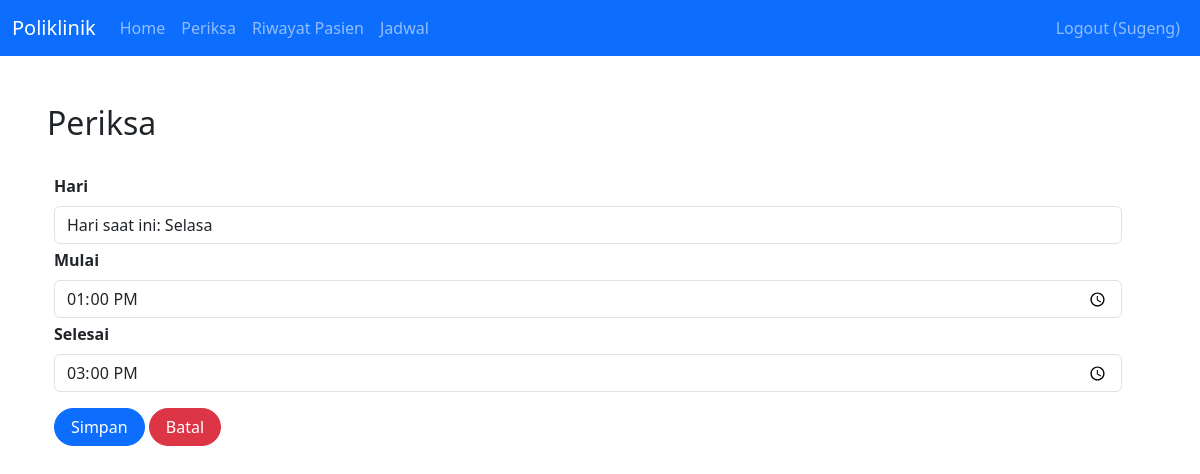
Before: /index.php?page=editJadwal&id=1 (signed in) with the older database file.
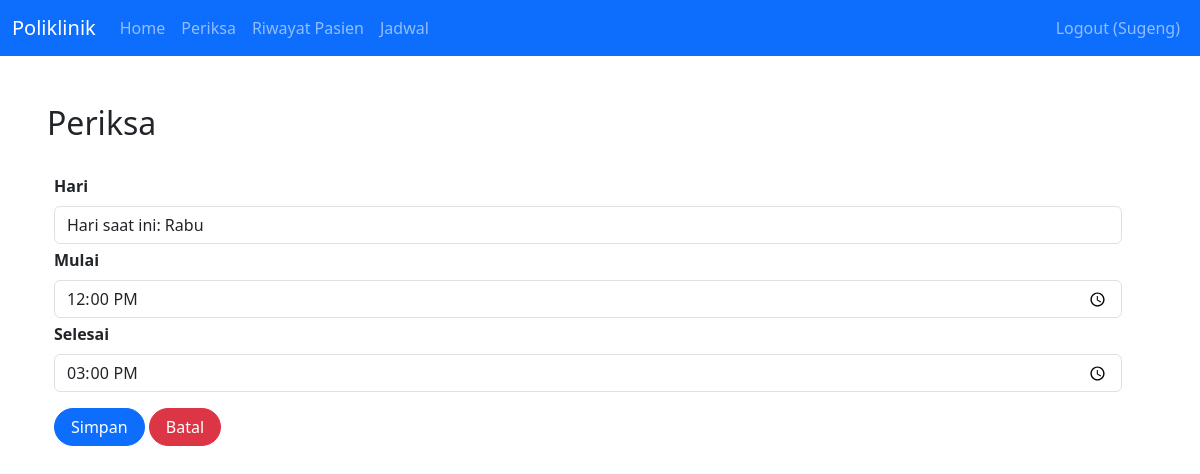
After: the same page with the newer database file.
### tables this page shows
CREATE TABLE `jadwal_periksa` (
  `id` int(11) NOT NULL,
  `id_dokter` int(11) NOT NULL,
  `hari` enum('Senin','Selasa','Rabu','Kamis','Jumat','Sabtu') NOT NULL,
  `jam_mulai` time NOT NULL,
  `jam_selesai` time NOT NULL
);

### editJadwal.php (the view, shortened to what this page needs)
<h2 class="row mt-5" style="margin-left: 5px">Periksa</h2>
<br>
<div class="container">
    <form class="form row" method="POST" action="" name="myForm" onsubmit="return(validate());">
        <?php
        $hari = '';
        $mulai = '';
        $selesai = '';
        if (isset($_GET['id'])) {
            $ambil = mysqli_query($mysqli, "SELECT * FROM jadwal_periksa WHERE id = '" . $_GET['id'] . "'");
            while ($row = mysqli_fetch_array($ambil)) {
                $hari = $row['hari'];
                $mulai = $row['jam_mulai'];
                $selesai = $row['jam_selesai'];
            }
        ?>
        <?php
        }
        ?>
        <div class="row">
            <label for="inputHari" class="form-label fw-bold">
                Hari
            </label>
            <div>
                <select class="form-control" name="hari" id="inputHari">
                    <option value="<?php echo $hari ?>">Hari saat ini: <?php echo $hari ?></option>
                </select>
            </div>
        </div>
        <div class="row mt-1">
            <label for="inputMulai" class="form-label fw-bold">
                Mulai
            </label>
            <div>
                <input type="time" class="form-control" name="mulai" id="inputMulai" placeholder="Mulai" value="<?php echo $mulai ?>">
            </div>
        </div>
        <div class="row mt-1">
            <label for="inputSelesai" class="form-label fw-bold">
                Selesai
            </label>
            <div>
                <input type="time" class="form-control" name="selesai" id="inputSelesai" placeholder="Selesai" value="<?php echo $selesai ?>">
            </div>
        </div>
        <div class="row mt-3">
            <div class=col>
                <button type="submit" class="btn btn-primary rounded-pill px-3 mt-auto" name="simpan">Simpan</button>
                 <td>
                     <a class="btn btn-danger rounded-pill px-3 mt-auto" href="index.php?page=jadwal">Batal</a>
                 </td>
            </div>
        </div>
    </form>
</div>

Changed rows visible on the page:
changed jadwal_periksa: mulai "13:00:00" → "12:00:00"
Other visible differences:
form field hari: "Hari saat ini: Selasa" → "Hari saat ini: Rabu"
